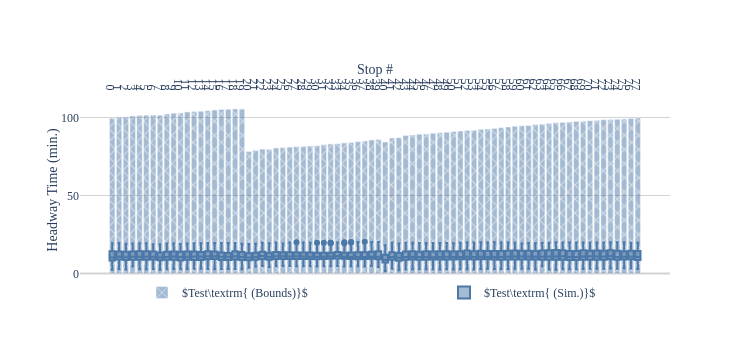

Source (notebook cell):
### Code cell
run_experiment("Test", routes=[BAD_ROUTES[-1]], start_times=[BAD_START_TIMES[-1][:10]], t_max=24 * 60)
